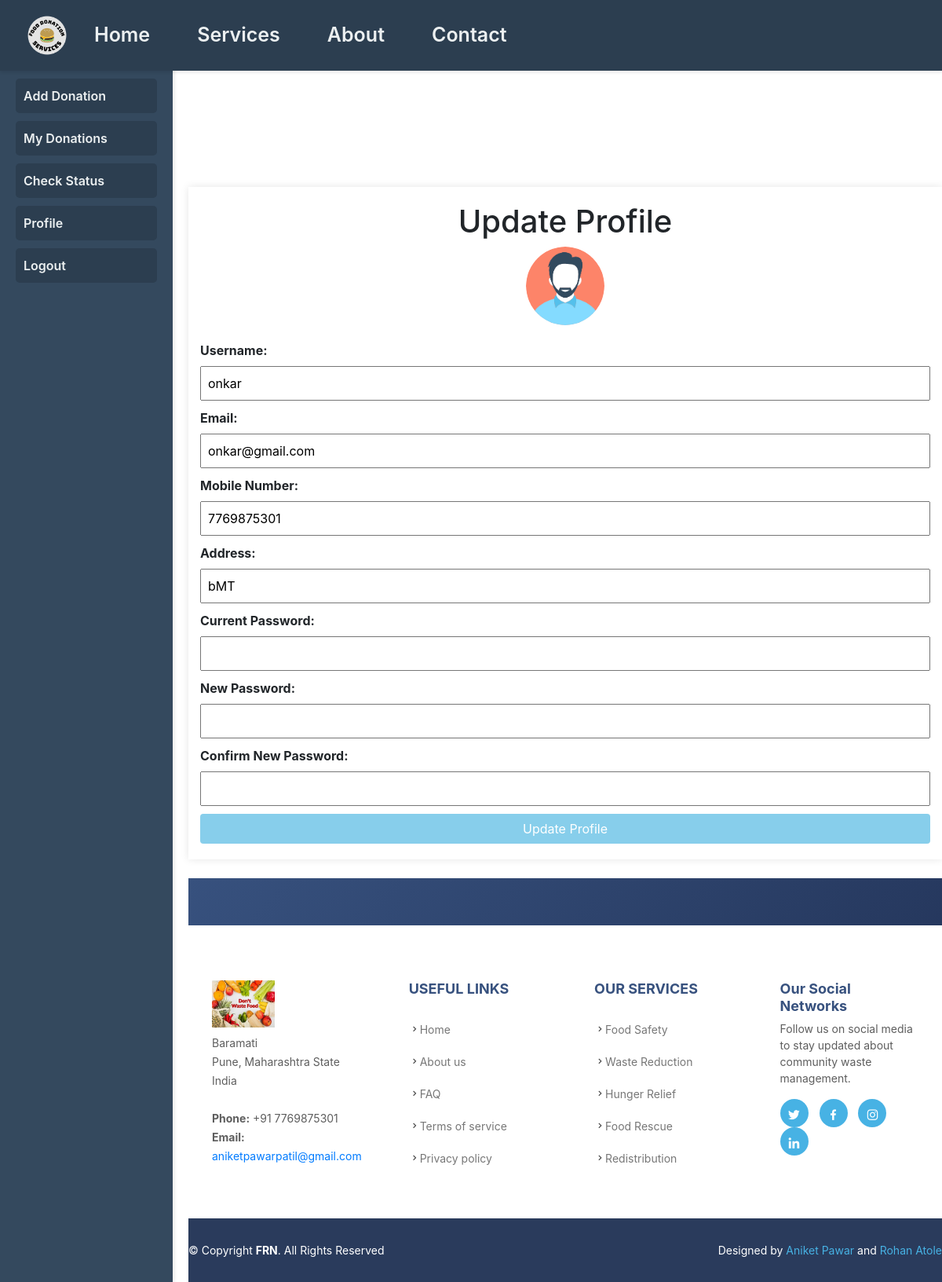
The app's page /donor/profile.php (signed in) with its own data.
### tables this page shows
CREATE TABLE `donor` (
  `id` int(11) NOT NULL,
  `full_name` varchar(255) NOT NULL,
  `address` varchar(255) NOT NULL,
  `email` varchar(255) NOT NULL,
  `gender` enum('male','female') NOT NULL,
  `contact` varchar(20) NOT NULL,
  `username` varchar(50) NOT NULL,
  `password` varchar(255) NOT NULL,
  `created_at` timestamp NOT NULL DEFAULT current_timestamp()
);

### donor/profile.php (the view, shortened to what this page needs)
<?php @include 'header.php';?>
<?php @include 'conn1.php';?>
<?php
$id = $_SESSION['id'];
$sql = "SELECT * FROM donor WHERE id='$id'";
$result = $conn->query($sql);
$donor = $result->fetch_assoc();
?>
<!DOCTYPE html>
<html>
<head>
</head>
<body>
    <main>
    <br><br>
    <div class="container">
        <h1>Update Profile</h1>
        <form action="" method="POST">
             <img src="../img/avatar.png" alt="profile_img" class="profile">
            <label for="username">Username:</label>
            <input type="text" id="username" name="username" value="<?php echo htmlspecialchars($donor['username']); ?>" required>
            <label for="email">Email:</label>
            <input type="email" id="email" name="email" value="<?php echo htmlspecialchars($donor['email']); ?>" required>
            <label for="mobile_number">Mobile Number:</label>
            <input type="text" id="mobile_number" name="mobile_number" value="<?php echo htmlspecialchars($donor['contact']); ?>" required>
            <label for="add">Address:</label>
            <input type="text" id="add" name="add" value="<?php echo htmlspecialchars($donor['address']); ?>" required>
            <label for="current_password">Current Password:</label>
            <input type="password" id="current_password" name="current_password" required>
            <label for="new_password">New Password:</label>
            <input type="password" id="new_password" name="new_password">
            <label for="confirm_new_password">Confirm New Password:</label>
            <input type="password" id="confirm_new_password" name="confirm_new_password">
            <button type="submit" name="update" class="btn">Update Profile</button>
        </form>
    </div>
    <br>
        <?php
    @include 'footer.php';?>
</main>
</body>
</html>

### donor/header.php (style rules this page uses)
body { margin: 0; font-family: 'Segoe UI', Tahoma, Geneva, Verdana, sans-serif; display: flex; min-height: 100vh; flex-direction: column; background-color: #f9f9f9; }
main { margin-left: 240px; padding: 0px; margin-top: 70px; }

### donor/profile.php (style rules this page uses)
body { font-family: Arial, sans-serif; background-color: #f4f4f4; margin: 0; padding: 0; }
.container { width: 60%; margin: 0 auto; padding: 20px; background: #fff; box-shadow: 0 0 10px rgba(0,0,0,0.1); margin-top: 50px; }
h1 { text-align: center; color: red; }
form { display: flex; flex-direction: column; }
label { margin-bottom: 10px; font-weight: bold; }
input[type="text"], input[type="email"], input[type="password"] { padding: 8px; margin-bottom: 10px; }
.btn { background-color: skyblue; color: #fff; padding: 10px; border: none; border-radius: 5px; cursor: pointer; font-size: 16px; }
.profile { width: 100px; height: 100px; border-radius: 50%; object-fit: cover; display: block; margin: 0 auto 20px; }

### donor/footer.php (style rules this page uses)
body { font-family: "Open Sans", sans-serif; color: #444444; margin: 0; padding: 0; background: #f8f9fa; }
h1, h2, h3, h4, h5, h6 { font-family: "Jost", sans-serif; }

### records on screen
donor: username "onkar", email "onkar@gmail.com", mobile_number "7769875301", add "bMT"
